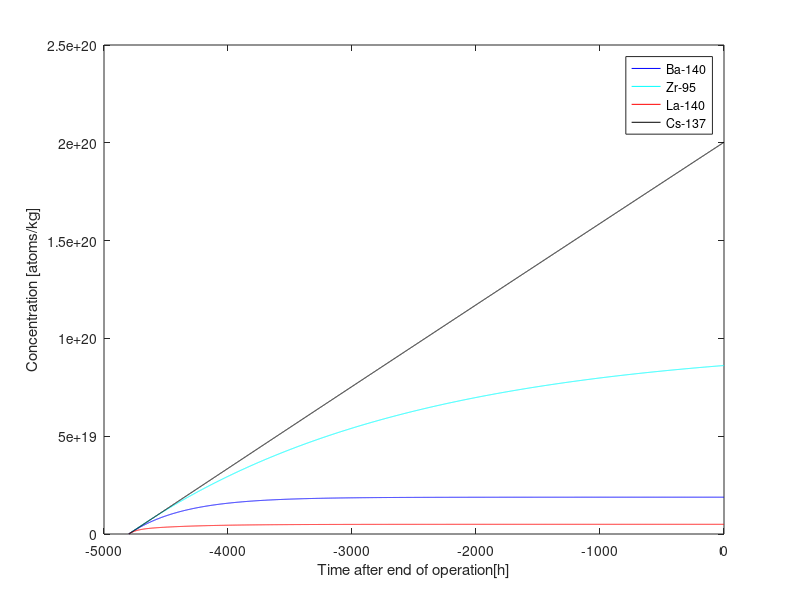
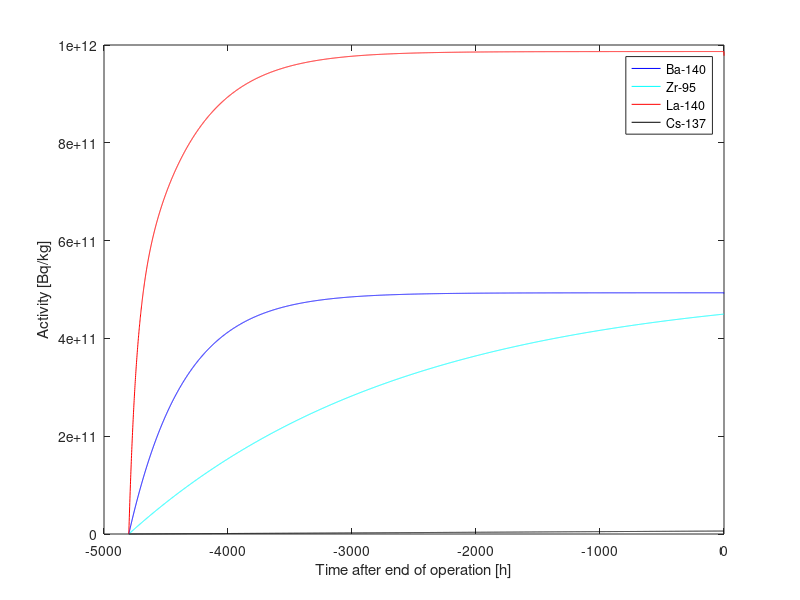

MATLAB code for these plots, in order:

% Irradiation time in days
BurnTime = 200;

% Cooling time after end of operation
DecayTime = 0;

%time in hours, before (neg) and after (pos) reactor stoppage
t =  [ -24*BurnTime :1: DecayTime*24];

 %Power  W per kg
PowLev = 0.6E4; % 0.3E4;  
Power  = PowLev* [ ones(length(find(t<0)),1) ; zeros(length(find(t>=0)),1)]; % PowLev * [ones(9000,1) ;zeros(1000,1)] ; %power history

%preallocationg barium and lantanum and cesium concentrations and burnup

zr =  zeros(length(t),1);
ba =  zeros(length(t),1);
la =  zeros(length(t),1);
cs =  zeros(length(t),1) ;

BU =  zeros(length(t),1);

% fission yields
FY_Zr = 0.065018 ;
FY_Ba = 0.063142;
FY_La = 0.063147;
FY_Cs = 0.062208 ;

% decay constants
lambdaZr = log(2) / (64.032*24) % /h
lambdaBa = log(2) / (12.7527 * 24) % /h
lambdaLa = log(2) / (1.67855 * 24) % /h
lambdaCs = log(2) / (30.08*365*24) % /h

%running irradiation and decay
for i = 2:length(t)
    
   BU(i) = BU(i-1) + Power(i) * 1 / 1E6 ; % MWd/kg
    
   % fission rate % fissions per kg and hour
   FR = 3600 * Power(i) / ( 200E6 * 1.6E-19) ; 
   
   % Production of Ba and La
   P_Zr = FR * FY_Zr;
   P_Ba = FR * FY_Ba;
   P_La = FR * FY_La;
   P_Cs =  FR * FY_Cs;
   
   % Decay losses
   D_Zr = zr(i-1) * lambdaZr;
   D_Ba = ba(i-1) * lambdaBa;
   D_La = la(i-1) * lambdaLa;
   D_Cs = cs(i-1) * lambdaCs;
   
   % Total change
   zr(i) = zr(i-1) + P_Zr - D_Zr;
   ba(i) = ba(i-1) + P_Ba - D_Ba;
   la(i) = la(i-1) + P_La - D_La + D_Ba;
   cs(i) = cs(i-1) + P_Cs - D_Cs;
end



figure()
plot(t, ba, 'b')
hold on 
plot(t, zr, 'c')
plot( t, la, 'r')
plot( t, cs, 'k') 
xlabel('Time after end of operation[h]')
ylabel('Concentration [atoms/kg]')
    

legend({'Ba-140', 'Zr-95', 'La-140', 'Cs-137'})


figure()
plot(t, ba*lambdaBa/(24*3600) , 'b')
hold on 
plot(t, zr*lambdaZr/(24*3600), 'c')
plot( t, la*lambdaLa/(24*3600), 'r')
plot( t, cs*lambdaCs/(24*3600), 'k') 
xlabel('Time after end of operation [h]')
ylabel('Activity [Bq/kg]')
%set(gca,'YScale', 'log')

    

legend({'Ba-140', 'Zr-95', 'La-140', 'Cs-137'})